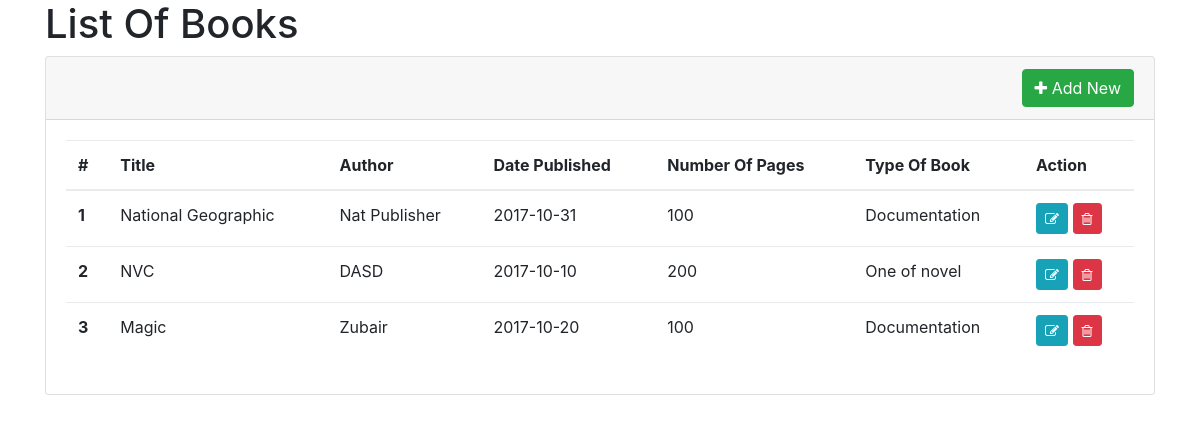
The page / on the database its author committed.
### tables this page shows
CREATE TABLE `bk_book` (
  `id` int(11) NOT NULL,
  `title` varchar(255) NOT NULL,
  `date_published` date NOT NULL,
  `author` varchar(255) NOT NULL,
  `number_of_pages` int(11) NOT NULL,
  `id_type` int(11) NOT NULL
);

CREATE TABLE `bk_type` (
  `id` int(11) NOT NULL,
  `description` varchar(255) NOT NULL
);

### application/controllers/Books.php (called while the page is built, shortened)
<?php
class Books extends CI_Controller {
    public function __construct()
    {
        $this->load->database();
        $this->load->model('M_books');
    }
    public function index(){
            $data['data'] = $this->M_books->get_all_book();
            $this->load->view('books',$data);
    }
}

### index.php (called while the page is built, shortened)
<?php
require_once BASEPATH.'core/CodeIgniter.php';

### application/models/M_books.php (called while the page is built, shortened)
<?php  if ( ! defined('BASEPATH')) exit('No direct script access allowed');
class M_books extends CI_Model {
    function get_all_book(){
		$this->db->select('bk_book.*, bk_type.description');
        $this->db->from("bk_book");
        $this->db->join("bk_type","bk_type.id=bk_book.id_type","LEFT" );
		$data = $this->db->get();
		return $data->result();
		}
}

### application/views/books.php (the view, shortened to what this page needs)
?><!DOCTYPE html>
<html lang="en">
<head>
<link rel="stylesheet" type="text/css" id="theme" href="assets/css/bootstrap.min.css"/>
<link rel="stylesheet" type="text/css" id="theme" href="assets/css/font-awesome.min.css"/>
</head>
<body>
<div class="container">
	<h1>List Of Books</h1>
  <div class="card">
  <div class="card-header">
  <a class="btn btn-success float-right btn-add" href="books/form "><i class="fa fa-plus"></i> Add New</a>
  </div>
  <div class="card-body">
  <table class="table  table-hover">
  <thead>
    <tr>
      <th scope="col">#</th>
      <th scope="col">Title</th>
      <th scope="col">Author</th>
      <th scope="col">Date Published</th>
      <th scope="col">Number Of Pages</th>
      <th scope="col">Type Of Book</th>
      <th scope="col">Action</th>
    </tr>
  </thead>
  <tbody>
  <?php
          if($data){
            $i=1;
              foreach($data as $d_row){
                ?>
                <tr>
                <th scope="row"><?php echo $i; ?></th>
                <td><?php echo $d_row->title; ?></td>
                <td><?php echo $d_row->author; ?></td>
                <td><?php echo $d_row->date_published; ?></td>
                <td><?php echo $d_row->number_of_pages; ?></td>
                <td><?php echo $d_row->description; ?></td>
                <td>
                <form action="books/form" method="POST">
                <button class="btn btn-info btn-sm btn-edit" type="submit" data-original-title="Ubah" data-placement="top" data-toggle="tooltip"><i class="fa fa-edit"></i></button>
                <button type="button" class="btn btn-sm btn-danger" data-toggle="modal" data-target="#deleteModal" data-id="<?php echo $d_row->id; ?>" data-title="<?php echo $d_row->title; ?>"><i class="fa fa-trash-o"></i></button>
                </form>
                </td>
                </tr>
                <?php
                $i++;
              }
          }
          ?>
  </tbody>
  </table>
  </div>
</div>
</div>
</body>
</html>

### rows shown on the page
bk_book: title "National Geographic", author "Nat Publisher", date_published "2017-10-31", number_of_pages "100", bk_type.description "Documentation"
bk_book: title "NVC", author "DASD", date_published "2017-10-10", number_of_pages "200", bk_type.description "One of novel"
bk_book: title "Magic", author "Zubair", date_published "2017-10-20", number_of_pages "100", bk_type.description "Documentation"
